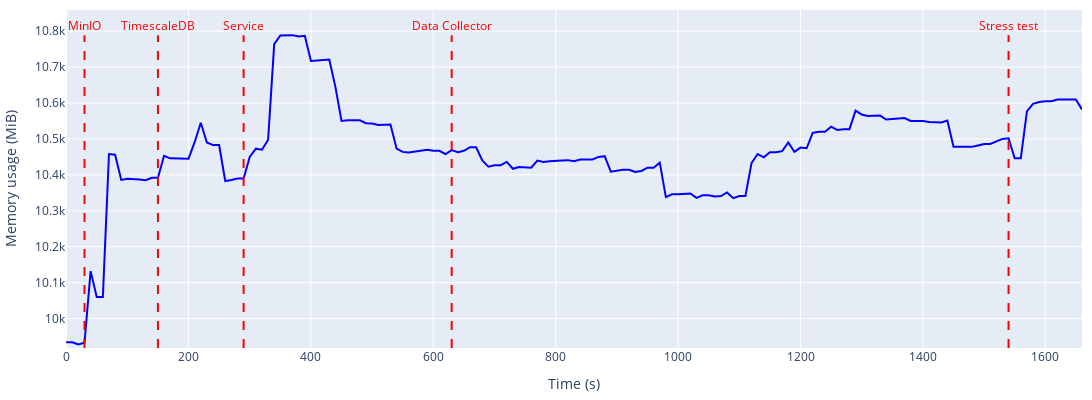

Notebook source saved alongside this figure:
### Code cell
import plotly.express as px
import plotly.graph_objects as go

fig = go.Figure()

TIME_RESOLUTION = 10  # seconds

fig.add_trace(
    go.Scatter(
        x=data["time"],
        y=data["memory"],
        mode="lines",
        line=dict(color="blue"),
    )
)

# add horizontal lines
for x_name, x in line_x.items():
    fig.add_trace(
        go.Scatter(
            x=[x*TIME_RESOLUTION, x*TIME_RESOLUTION],
            y=[data["memory"].min()-10, data["memory"].max()],
            mode="lines",
            line=dict(color="red", dash="dash"),
        )
    )

    fig.add_annotation(
        x=x*TIME_RESOLUTION,
        y=data["memory"].max(),
        text=x_name,
        showarrow=False,
        yshift=10,
        font=dict(color="red")
    )

fig.update_layout(
    xaxis_title="Time (s)",
    yaxis_title="Memory usage (MiB)",
    height=400,
    width=1200,
    margin=dict(l=10, r=10, t=10, b=10),
    showlegend=False,
    yaxis=dict(
        range=[data["memory"].min()-10, data["memory"].max()+70],
    ),
)
fig.show()

### Figure 1 — Plotly figure (JSON) as saved in the notebook; plotly's stock layout.template omitted (floating-point values rounded to 4 significant figures; data arrays with more than 128 entries replaced by an {"elided": "..."} marker saying what was removed)
{"data": [{"line": {"color": "blue"}, "mode": "lines", "type": "scatter", "x": {"elided": "167 int values"}, "y": {"elided": "167 int values"}}, {"line": {"color": "red", "dash": "dash"}, "mode": "lines", "type": "scatter", "x": [30, 30], "y": [9918, 10789]}, {"line": {"color": "red", "dash": "dash"}, "mode": "lines", "type": "scatter", "x": [150, 150], "y": [9918, 10789]}, {"line": {"color": "red", "dash": "dash"}, "mode": "lines", "type": "scatter", "x": [290, 290], "y": [9918, 10789]}, {"line": {"color": "red", "dash": "dash"}, "mode": "lines", "type": "scatter", "x": [630, 630], "y": [9918, 10789]}, {"line": {"color": "red", "dash": "dash"}, "mode": "lines", "type": "scatter", "x": [1540, 1540], "y": [9918, 10789]}], "layout": {"annotations": [{"font": {"color": "red"}, "showarrow": false, "text": "MinIO", "x": 30, "y": 10789, "yshift": 10}, {"font": {"color": "red"}, "showarrow": false, "text": "TimescaleDB", "x": 150, "y": 10789, "yshift": 10}, {"font": {"color": "red"}, "showarrow": false, "text": "Service", "x": 290, "y": 10789, "yshift": 10}, {"font": {"color": "red"}, "showarrow": false, "text": "Data Collector", "x": 630, "y": 10789, "yshift": 10}, {"font": {"color": "red"}, "showarrow": false, "text": "Stress test", "x": 1540, "y": 10789, "yshift": 10}], "height": 400, "margin": {"b": 10, "l": 10, "r": 10, "t": 10}, "showlegend": false, "width": 1200, "xaxis": {"title": {"text": "Time (s)"}}, "yaxis": {"range": [9918, 10859], "title": {"text": "Memory usage (MiB)"}}}}
